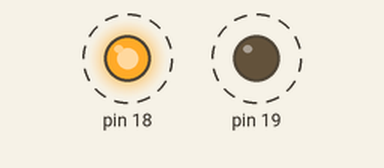
Bench run of a sketch on a simulated Arduino Uno, built with avr-gcc and run on an emulated ATmega328P. On the bench: output pins drawn as LEDs (lit = HIGH). Dashed ring = blinking.

Above: at 0.2 s.
Timing chart, 0 to 3.0 s (numbered marks = the images above):
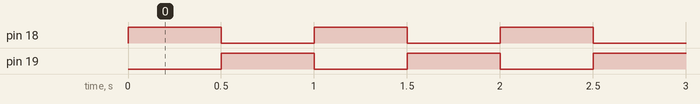

Measured:
- by itself, pin 18, pin 19: alternates HIGH for 0.50 s and LOW for 0.50 s

The sketch:

backandforth.ino
```cpp
void setup() {
  pinMode(18, OUTPUT);
  pinMode(19, OUTPUT);

  digitalWrite(18, LOW);
  digitalWrite(19, LOW);
}

void loop() {
  digitalWrite(18, HIGH);
  digitalWrite(19, LOW);
  delay(500);
  digitalWrite(18, LOW);
  digitalWrite(19, HIGH);
  delay(500);

}
```
